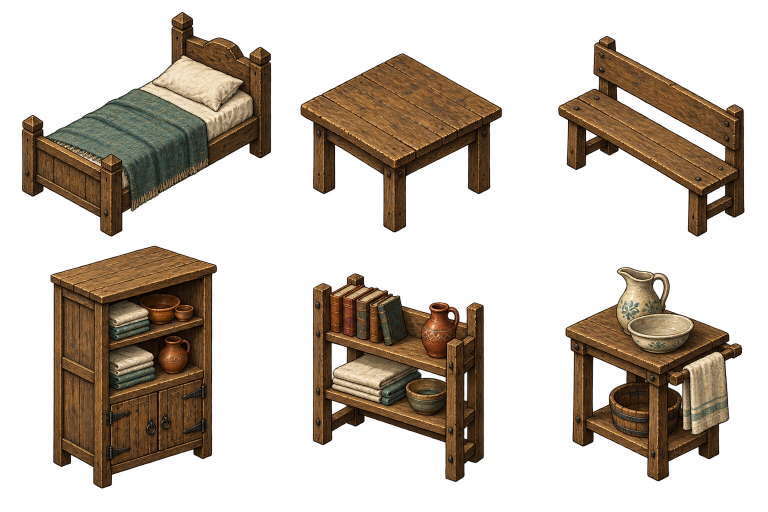
#> input picture assets/art/portugal-v2/furniture-v1.png, 1536 x 1024 px (shown at 1/2 size)
$ python build_furniture_assets.py
#> lines starting #> are read from the running program, lines starting #| are printed output that depends on the picture
### Mar-de-Jade/tools/build_lisbon_npc_assets.py
"""Describe generated sprite frames and build review galleries; preserve source PNGs."""
import json, html
from pathlib import Path
import numpy as np
from PIL import Image, ImageDraw, ImageFont
ROOT=Path(__file__).resolve().parents[1]
CATALOG=ROOT/'data/chapter_01/lisbon_npcs.json'
OUT=ROOT/'assets/art/npcs/lisbon'

def spans(mask):
    edges=np.diff(np.r_[False,mask,False].astype(int))
    return [(int(a),int(b)) for a,b in zip(np.where(edges==1)[0],np.where(edges==-1)[0])]

# [67 lines left out: functions describe, main, not called in this run]

# [1 lines that do not run on import are left out]

### tools/build_furniture_assets.py
"""Describe transparent furniture atlas regions without modifying source pixels."""
import json
from pathlib import Path
import numpy as np
from PIL import Image
from build_lisbon_npc_assets import spans

root = Path(__file__).resolve().parents[1]
path = root/'assets/art/portugal-v2/furniture-v1.png'
image = Image.open(path).convert('RGBA')
#> image is the input picture: PIL image 1536x1024 RGBA; mean R, G, B, A 68.9, 49.4, 29.1, 89.7
alpha = np.array(image.getchannel('A'))
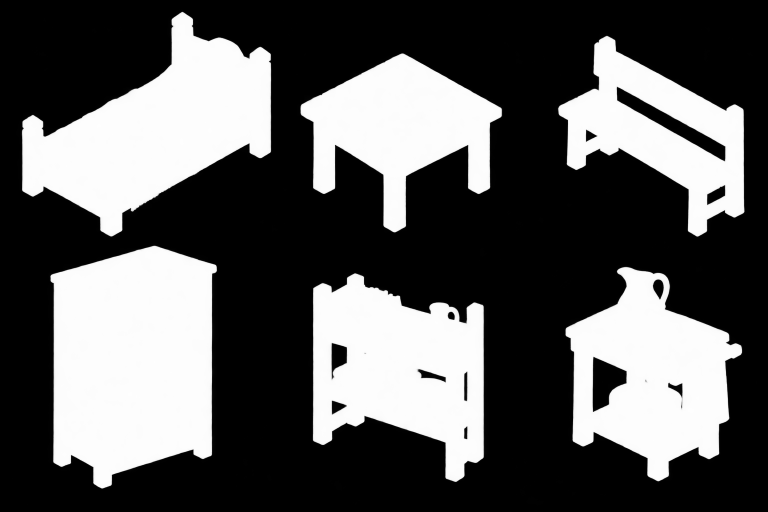
#> alpha: shape (1024, 1536) (shown at 1/2 size); min 0, max 254, mean 89.7
rows = [(a,b) for a,b in spans((alpha>100).sum(axis=1)>8) if b-a>50]
#> in spans, `edges=np.diff(np.r_[False,mask,False].astype(int))`: edges = 1025 values, max 1 at index 26, min -1 at index 473, mean 0
#> rows = [(26, 473), (492, 976)]
assert len(rows) == 2, rows
entries = {}
keys = iter(['bed','table','bench','cupboard','shelf','washstand'])
for top,bottom in rows:
    columns = [(a,b) for a,b in spans((alpha[top:bottom]>100).sum(axis=0)>8) if b-a>50]
    assert len(columns) == 3, columns
    for left,right in columns:
        ys,xs = np.where(alpha[top:bottom,left:right]>100)
        x0,y0 = max(0,left+int(xs.min())-3),max(0,top+int(ys.min())-3)
        x1,y1 = min(image.width,left+int(xs.max())+4),min(image.height,top+int(ys.max())+4)
        entries[next(keys)] = [x0,y0,x1-x0,y1-y0]
#> this loop made 2 passes
#> (top, bottom, columns) on passes 1 to 2: (26, 473, [(44, 542), (601, 1004), (1117, 1489)]), (492, 976, [(101, 433), (626, 968), (1131, 1484)])
#> after the loop, entries = {'bed': [41, 23, 504, 453], 'table': [598, 104, 409, 364], 'bench': [1114, 69, 378, 407], 'cupboard': [98, 489, 338, 490], 'shelf': [623, 544, 348, 423], 'washstand': [1128, 531, 359, 435]}
(root/'assets/art/portugal-v2/furniture-frames.json').write_text(json.dumps(entries,indent=2)+'\n',encoding='utf-8')
print(json.dumps({'size':image.size,'entries':entries}))
#> (printed output is left out)

$ run again, with assets/art/portugal-v2/dining-v1.png copied over assets/art/portugal-v2/furniture-v1.png
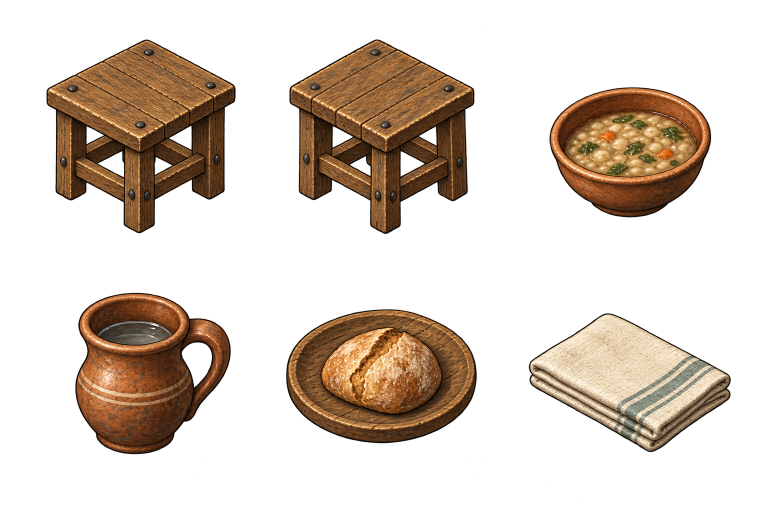
#> input picture assets/art/portugal-v2/dining-v1.png, 1536 x 1024 px (shown at 1/2 size)
#> image is the input picture: PIL image 1536x1024 RGBA; mean R, G, B, A 73.6, 50.5, 30.4, 74.5
#> `alpha = np.array(image.getchannel('A'))`:
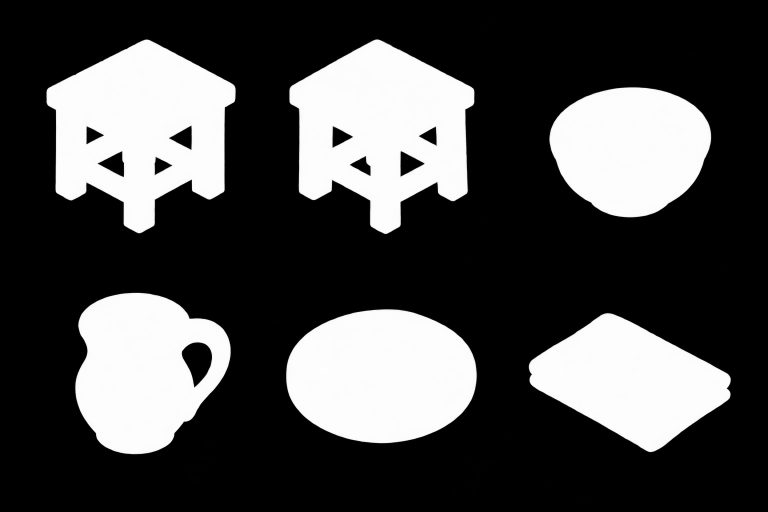
#> alpha: shape (1024, 1536) (shown at 1/2 size); min 0, max 254, mean 74.5
#> edges = 1025 values, max 1 at index 79, min -1 at index 467, mean 0
#> rows = [(79, 467), (586, 908)]
#> the loop `for top,bottom in rows:` made 2 passes
#> (top, bottom, columns) on passes 1 to 2: (79, 467, [(93, 471), (579, 949), (1099, 1422)]), (586, 908, [(151, 461), (572, 953), (1058, 1461)])
#> after the loop `for top,bottom in rows:`: entries = {'bed': [90, 76, 384, 394], 'table': [576, 76, 376, 394], 'bench': [1096, 172, 329, 266], 'cupboard': [148, 583, 316, 328], 'shelf': [569, 616, 387, 273], 'washstand': [1055, 623, 409, 284]}
#> (printed output is left out)
